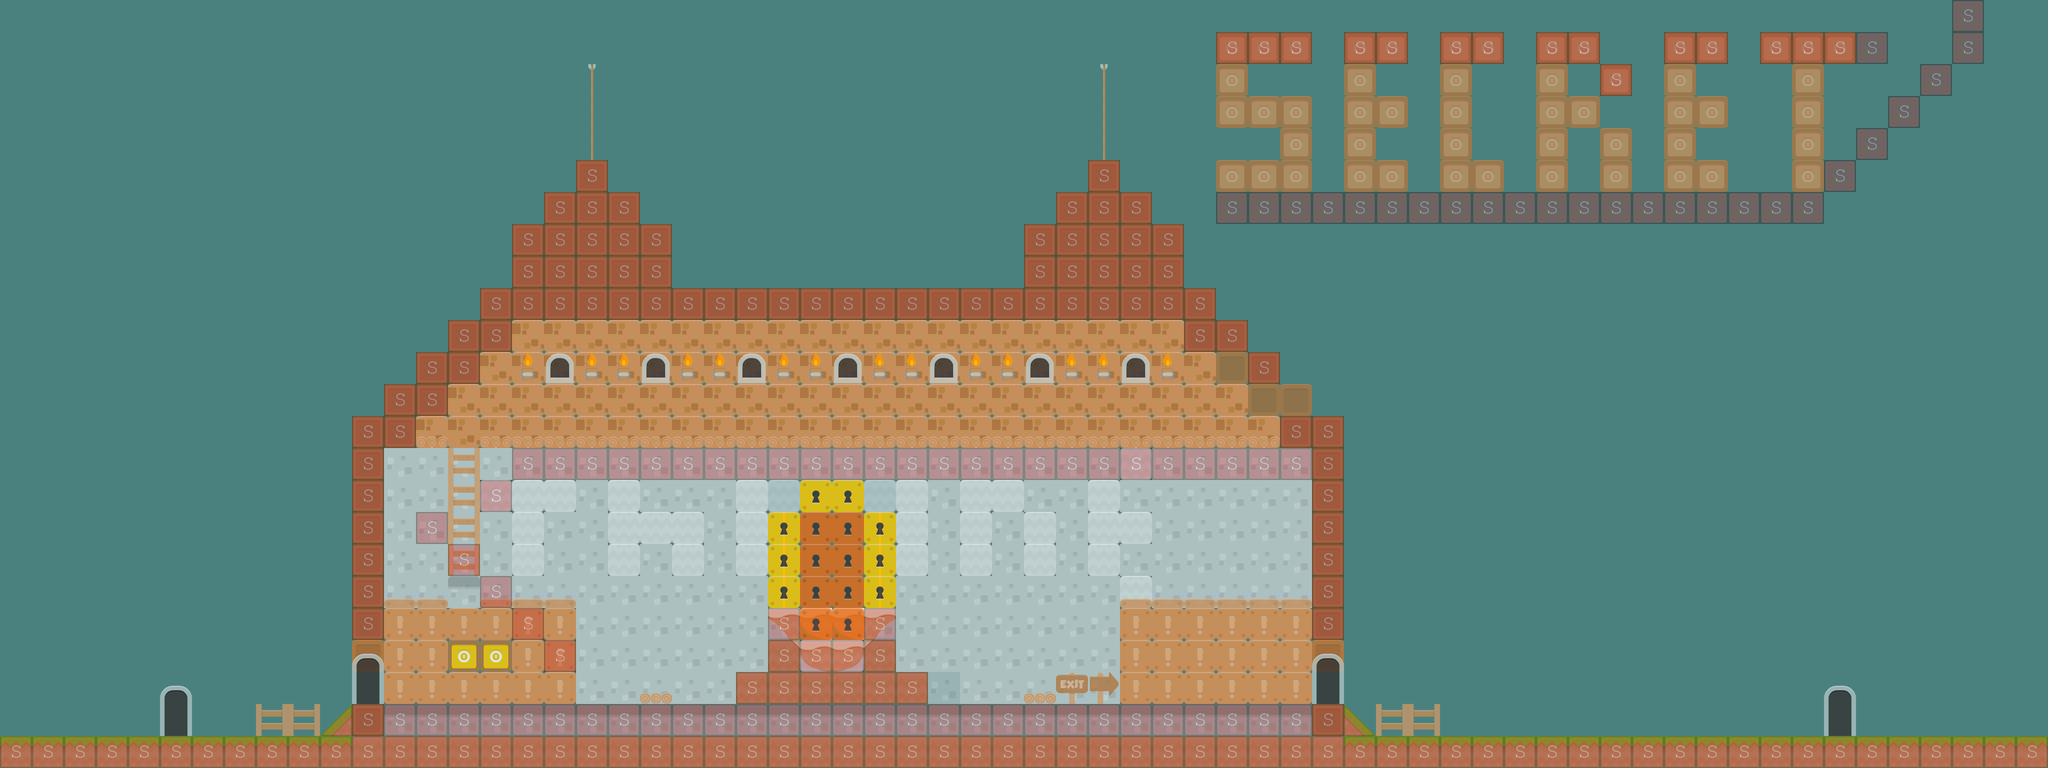

This is a level from a 2D game, rendered from its Tiled map with the project's own tilesets. A one-line summary and the map file follow, with tile-layer data summarised:
An orthogonal 64x24 tile map with 70x70 px tiles, 3 tile layers (background2, background1, collision), 2 tilesets and 2 objects (PlayerBase, EnemyBase).

<map version="1.0" orientation="orthogonal" renderorder="right-down" width="64" height="24" tilewidth="70" tileheight="70" backgroundcolor="#4a817f">
 <tileset firstgid="1" name="background-tiles" tilewidth="70" tileheight="70">
  <image source="../img/background-tiles.png" width="910" height="910" />
 </tileset>
 <tileset firstgid="170" name="meta-tiles" tilewidth="70" tileheight="70">
  <image source="../img/meta-tiles.png" width="350" height="70" />
  <tile id="1">
   <properties>
    <property name="type" value="lslope" />
   </properties>
  </tile>
  <tile id="3">
   <properties>
    <property name="type" value="rslope" />
   </properties>
  </tile>
  <tile id="4">
   <properties>
    <property name="type" value="solid" />
   </properties>
  </tile>
 </tileset>
 <layer name="background2" width="64" height="24">
  <data>[1536 cells, 309 non-empty, 7 distinct tile ids]</data>
 </layer>
 <layer name="background1" width="64" height="24" opacity="0.8">
  <data>[1536 cells, 395 non-empty, 32 distinct tile ids]</data>
 </layer>
 <layer name="collision" width="64" height="24" opacity="0.3">
  <data>[1536 cells, 257 non-empty, 3 distinct tile ids]</data>
 </layer>
 <objectgroup name="BaseEntities">
  <object name="PlayerBase" x="350" y="1470" width="70" height="140">
   <properties>
    <property name="PlayerBase" value="" />
   </properties>
  </object>
  <object name="EnemyBase" x="3990" y="1470" width="70" height="140">
   <properties>
    <property name="EnemyBase" value="" />
   </properties>
  </object>
 </objectgroup>
</map>
